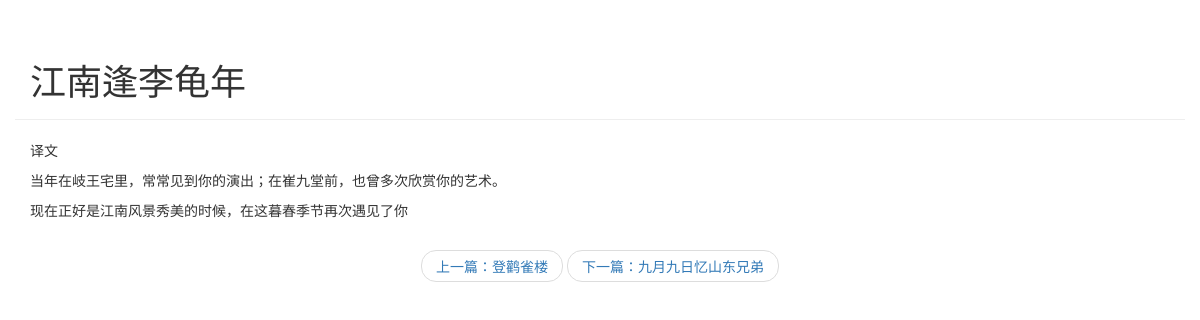
/blog/detail/6, run on the app's committed database.
### blog/models.py (models this page shows)
class Article(models.Model):
    articleId=models.AutoField(primary_key=True)
    title=models.TextField()
    abstract=models.TextField()
    content=models.TextField()
    publishData=models.DateField(auto_now=True)
    def __str__(self):
        return self.title

### blog/views.py (the view)
# urls.py: path('detail/<int:articleId>',blog.views.getDetailPage)
def getDetailPage(request,articleId):
    allArticles=Article.objects.all()
    curr_article=None
    previousIndex=0
    nextIndex=0
    for index,article in enumerate(allArticles):
        if (index==0):
            previousIndex=0
            nextIndex=index+1
        elif(index==len(allArticles)-1):
            previousIndex=index-1
            nextIndex=index
        else:
            previousIndex=index-1
            nextIndex=index+1
        if article.articleId==articleId:
            curr_article=article
            previousArticle=allArticles[previousIndex]
            nextArticle=allArticles[nextIndex]
            break
    sectionList=curr_article.content.split('\n')
    return render(request,'blog/detail.html',{
        'curr_article':curr_article,
        'sectionList':sectionList,
        'previousArticle':previousArticle,
        'nextArticle':nextArticle
    })

### blog/templates/blog/detail.html (shortened to what this page needs)
<!DOCTYPE html>
<html lang="en">
<head>
    <link rel="stylesheet" href="https://cdn.jsdelivr.net/npm/bootstrap@3.3.7/dist/css/bootstrap.min.css">
</head>
<body>
<div class="container page-header">
<h1>{{ curr_article.title }}
</h1>
</div>
<div class="container body-main">
    <div>
        {% for section in sectionList %}
        <p>{{ section }}</p>
        {% endfor %}
    </div>
</div>
<div>
    <nav aria-label="...">
  <ul class="pager">
    <li><a href="/blog/detail/{{ previousArticle.articleId }}">上一篇：{{ previousArticle }}</a></li>
    <li><a href="/blog/detail/{{ nextArticle.articleId }}">下一篇：{{ nextArticle }}</a></li>
  </ul>
</nav>
</div>
</body>
</html>

### data on the page
Article: title "江南逢李龟年"
Article: title "登鹳雀楼"
Article: title "九月九日忆山东兄弟"

### other printed values
{{ section }} "译文" "当年在岐王宅里，常常见到你的演出；在崔九堂前，也曾多次欣赏你的艺术。" "现在正好是江南风景秀美的时候，在这暮春季节再次遇见了你"
